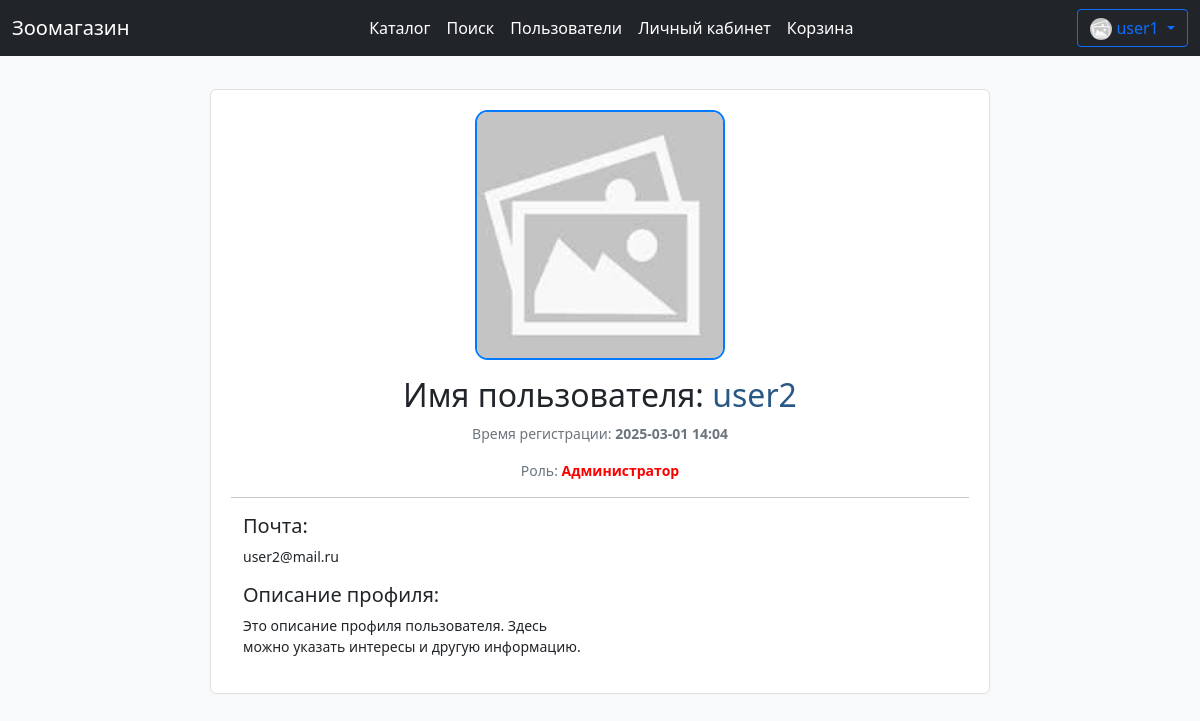
The page /profile/2 (signed in) on the database its author committed.
### data/user.py (models this page shows, shortened)
class User(SqlAlchemyBase, UserMixin, SerializerMixin):
    __tablename__ = 'users'
    id = sqlalchemy.Column(
        sqlalchemy.Integer, autoincrement=True,
        primary_key=True, nullable=False)
    name = sqlalchemy.Column(sqlalchemy.String, nullable=False)
    email = sqlalchemy.Column(
        sqlalchemy.String, index=True, unique=True, nullable=True)
    hashed_password = sqlalchemy.Column(
        sqlalchemy.String, nullable=False)
    role_id = sqlalchemy.Column(
        sqlalchemy.Integer, sqlalchemy.ForeignKey('roles.id'), default=2)
    balance = sqlalchemy.Column(sqlalchemy.Integer, default=0)
    about = sqlalchemy.Column(sqlalchemy.String, default="Это описание профиля пользователя. Здесь можно указать интересы и другую информацию.")
    profile_img_path = sqlalchemy.Column(sqlalchemy.String, default=os.path.join('static', 'imgs', 'noimg.jpg'))
    time = sqlalchemy.Column(sqlalchemy.DateTime, default=datetime.now)
    role = orm.relation('Role')

### data/role.py (models this page shows)
class Role(SqlAlchemyBase, SerializerMixin):
    __tablename__ = 'roles'
    id = sqlalchemy.Column(
        sqlalchemy.Integer, autoincrement=True, primary_key=True, nullable=False)
    role = sqlalchemy.Column(
        sqlalchemy.String, unique=True, nullable=False)

### main.py (the view)
@app.route('/profile/<int:user_id>')
def profile(user_id):
    session = db_session.create_session()
    user = session.query(User).filter(User.id == user_id).first()
    role = session.query(Role).filter(Role.id == user.role_id).first()
    return render_template('user_profile.html', user=user, role=role)

### data/db_session.py (called while the page is built)
def create_session() -> Session:
    global __factory
    return __factory()

### main.py (called while the page is built)
@login_manager.user_loader
def load_user(user_id):
    session = db_session.create_session()
    return session.query(User).get(user_id)

### templates/user_profile.html (shortened to what this page needs)
{% extends "base.html" %}
{% block content %}
<div style="margin: auto;margin-top: 3%;padding: 20px;font-size: 14px;background-color: #fff;border: 1px solid #e0e0e0;border-radius: 6px 6px 6px 6px; max-width: 780px">
    <div class="text-center">
        <img src="/{{ user.profile_img_path }}" class="avatar mb-3" width="auto" height="250" alt="Фото пользователя" onerror="this.src='/static/imgs/noimg.jpg'; this.alt='noimg.jpg';">
        <h2>Имя пользователя: <span style="color:#2a5885;">{{ user.name }}</span></h2>
        <p class="text-muted">Время регистрации: <strong>{{ user.time.strftime("%Y-%m-%d %H:%M") }} </strong></p>
        <p class="text-muted">
            {% if role.id == 1 %}
            Роль: <strong style="color: red">{{ role.role }}</strong>
            {% else %}
            Роль: <strong style="color: blue">{{ role.role }}</strong>
            {% endif %}
        </p>
    </div>
    <hr>
    <div class="row" style="margin: auto">
        <div class="col-md-6">
            <h5>Почта:</h5>
            <p>{{ user.email }}</p>
            <h5>Описание профиля:</h5>
            <p>{{ user.about }}</p>
        </div>
    </div>
</div>
{% endblock %}

### templates/base.html (shortened to what this page needs)
<!DOCTYPE html>
<html>
<head>
    <link href="https://cdn.jsdelivr.net/npm/bootstrap@5.0.0-beta1/dist/css/bootstrap.min.css"
          rel="stylesheet"
>
    {% set base_title = "Зоомагазин" %}
</head>
<body>
    <header>
        <nav class="navbar navbar-expand-lg navbar-dark bg-dark">
            <div class="container-fluid">
                <a class="navbar-brand" href="/">{{ base_title }}</a>
                <div class="collapse navbar-collapse" id="navbarSupportedContent">
                    <ul class="navbar-nav me-auto my-2 my-lg-0 navbar-nav-scroll" style="margin-left: auto;margin-right: auto;--bs-scroll-height: 100px;">
                      <li class="nav-item">
                        <a class="nav-link active" aria-current="page" href="/">Каталог</a>
                      </li>
                      <li class="nav-item">
                        <a class="nav-link active" href="/search_products">Поиск</a>
                      </li>
                      <li class="nav-item">
                        <a class="nav-link active" href="/search_users">Пользователи</a>
                      </li>
                      <li class="nav-item">
                        <a class="nav-link active" href="/user_page">Личный кабинет</a>
                      </li>
                      <li class="nav-item">
                        <a class="nav-link active" href="/to_card">Корзина</a>
                      </li>
                    </ul>
                    <form class="d-flex">
                        {% if current_user.is_authenticated %}
                        <div class="btn-group"><div>
                            <button type="button" class="btn btn-outline-primary dropdown-toggle" data-bs-toggle="dropdown" data-bs-display="static" aria-expanded="false">
                              <img src="/{{ current_user.profile_img_path }}" width="22" height="22" style="border-radius: 100px;" onerror="this.src='/static/imgs/noimg.jpg'; this.alt='noimg.jpg';">
                              {{ current_user.name }}
                            </button>
                        </div></div>
                        {% else %}
                        <div>
                            <a class="btn btn-outline-info" href="/register">Регистрация</a>
                            <a class="btn btn-outline-warning" href="/login">Войти</a>
                        </div>
                        {% endif %}
                    </form>
                </div>
            </div>
        </nav>
    </header>
    <main role="main" class="container">
        {% block content %}{% endblock %}
    </main>
</body>
</html>

### templates/base.html (style rules this page uses)
body { background-color: #f0f0f0; }

### templates/user_profile.html (style rules this page uses)
body { background-color: #f8f9fa; }
.avatar { border-radius: 5%; object-fit: cover; border: 2px solid #007bff; }

### rows shown on the page
User: name "user1"
User: name "user2", time "2025-03-01 14:04", email "user2@mail.ru", about "Это описание профиля пользователя. Здесь можно указать интересы и другую информацию."
Role: role "Администратор"

### other values the page prints
{{ base_title }} "Зоомагазин"
